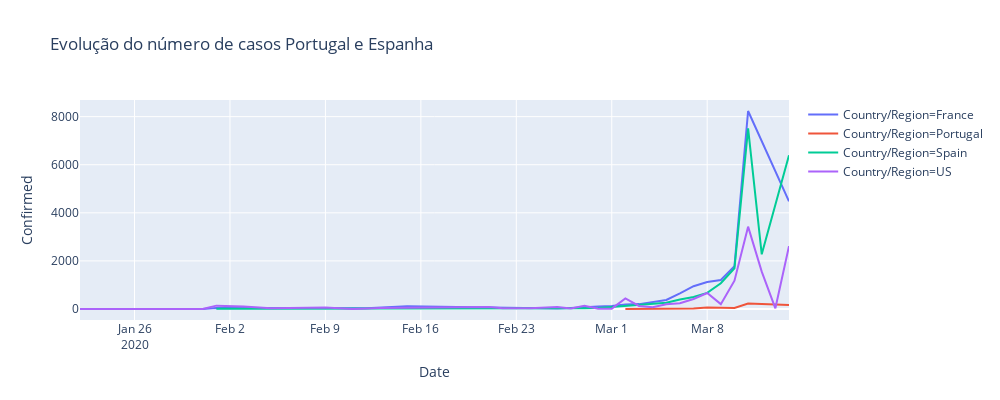

The code cell stored with this chart in its notebook:
### Code cell
temp = full_table.loc[((full_table['Country/Region']=='Spain')| (full_table['Country/Region']=='Portugal')
                       |(full_table['Country/Region']=='France') |(full_table['Country/Region']=='US'))]
temp = temp.groupby(['Country/Region', 'Date'])['Confirmed', 'Deaths', 'Recovered'].sum()

temp = temp.reset_index()


fig = px.line(temp, x="Date", y="Confirmed", color='Country/Region',height=400,width=1000,
             title='Evolução do número de casos Portugal e Espanha')
fig.show()

### Figure 1 — Plotly figure (JSON) as saved in the notebook; plotly's stock layout.template omitted (floating-point values rounded to 4 significant figures)
{"data": [{"hoverlabel": {"namelength": 0}, "hovertemplate": "Country/Region=France<br>Date=%{x}<br>Confirmed=%{y}", "legendgroup": "Country/Region=France", "line": {"color": "#636efa", "dash": "solid"}, "mode": "lines", "name": "Country/Region=France", "showlegend": true, "type": "scatter", "x": ["2020-01-24", "2020-01-25", "2020-01-26", "2020-01-27", "2020-01-28", "2020-01-29", "2020-01-30", "2020-01-31", "2020-02-01", "2020-02-08", "2020-02-12", "2020-02-15", "2020-02-25", "2020-02-26", "2020-02-27", "2020-02-28", "2020-02-29", "2020-03-01", "2020-03-02", "2020-03-03", "2020-03-04", "2020-03-05", "2020-03-06", "2020-03-07", "2020-03-08", "2020-03-09", "2020-03-10", "2020-03-11", "2020-03-14"], "xaxis": "x", "y": [2, 3, 3, 3, 4, 5, 5, 5, 42, 44, 33, 120, 14, 18, 38, 57, 100, 130, 191, 204, 285, 377, 653, 949, 1126, 1209, 1784, 8235, 4480], "yaxis": "y"}, {"hoverlabel": {"namelength": 0}, "hovertemplate": "Country/Region=Portugal<br>Date=%{x}<br>Confirmed=%{y}", "legendgroup": "Country/Region=Portugal", "line": {"color": "#EF553B", "dash": "solid"}, "mode": "lines", "name": "Country/Region=Portugal", "showlegend": true, "type": "scatter", "x": ["2020-03-02", "2020-03-03", "2020-03-04", "2020-03-05", "2020-03-06", "2020-03-07", "2020-03-08", "2020-03-10", "2020-03-11", "2020-03-14"], "xaxis": "x", "y": [2, 2, 5, 8, 13, 20, 60, 41, 230, 169], "yaxis": "y"}, {"hoverlabel": {"namelength": 0}, "hovertemplate": "Country/Region=Spain<br>Date=%{x}<br>Confirmed=%{y}", "legendgroup": "Country/Region=Spain", "line": {"color": "#00cc96", "dash": "solid"}, "mode": "lines", "name": "Country/Region=Spain", "showlegend": true, "type": "scatter", "x": ["2020-02-01", "2020-02-09", "2020-02-15", "2020-02-25", "2020-02-26", "2020-02-27", "2020-02-28", "2020-02-29", "2020-03-01", "2020-03-02", "2020-03-03", "2020-03-04", "2020-03-05", "2020-03-06", "2020-03-07", "2020-03-08", "2020-03-09", "2020-03-10", "2020-03-11", "2020-03-12", "2020-03-14"], "xaxis": "x", "y": [8, 12, 20, 6, 13, 15, 32, 45, 84, 120, 165, 222, 259, 400, 500, 673, 1073, 1695, 7509, 2277, 6391], "yaxis": "y"}, {"hoverlabel": {"namelength": 0}, "hovertemplate": "Country/Region=US<br>Date=%{x}<br>Confirmed=%{y}", "legendgroup": "Country/Region=US", "line": {"color": "#ab63fa", "dash": "solid"}, "mode": "lines", "name": "Country/Region=US", "showlegend": true, "type": "scatter", "x": ["2020-01-22", "2020-01-23", "2020-01-24", "2020-01-25", "2020-01-26", "2020-01-27", "2020-01-28", "2020-01-29", "2020-01-30", "2020-01-31", "2020-02-01", "2020-02-03", "2020-02-05", "2020-02-09", "2020-02-11", "2020-02-13", "2020-02-21", "2020-02-22", "2020-02-24", "2020-02-25", "2020-02-26", "2020-02-27", "2020-02-28", "2020-02-29", "2020-03-01", "2020-03-02", "2020-03-03", "2020-03-04", "2020-03-05", "2020-03-06", "2020-03-07", "2020-03-08", "2020-03-09", "2020-03-10", "2020-03-11", "2020-03-12", "2020-03-13", "2020-03-14"], "xaxis": "x", "y": [1, 1, 2, 2, 5, 5, 5, 5, 5, 6, 141, 108, 27, 62, 2, 42, 84, 36, 36, 47, 84, 24, 139, 15, 15, 442, 128, 77, 195, 240, 416, 665, 203, 1180, 3425, 1555, 31, 2617], "yaxis": "y"}], "layout": {"height": 400, "legend": {"tracegroupgap": 0}, "title": {"text": "Evolução do número de casos Portugal e Espanha"}, "width": 1000, "xaxis": {"anchor": "y", "autorange": true, "domain": [0, 1], "range": ["2020-01-22", "2020-03-14"], "title": {"text": "Date"}, "type": "date"}, "yaxis": {"anchor": "x", "autorange": true, "domain": [0, 1], "range": [-456.4, 8692.0], "title": {"text": "Confirmed"}, "type": "linear"}}}
